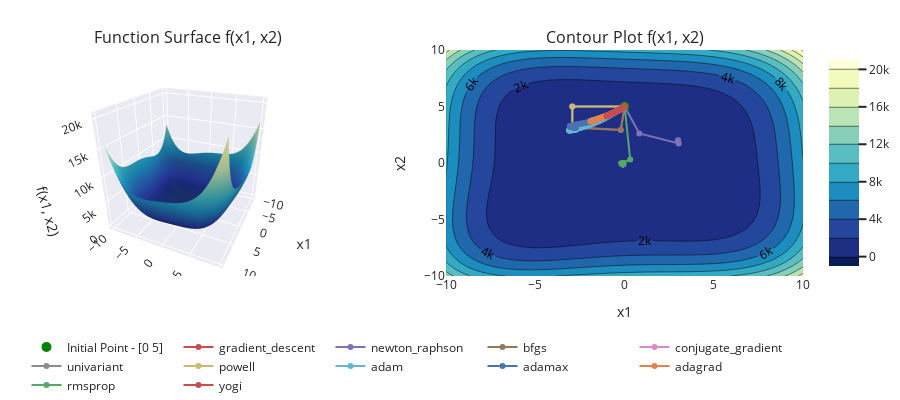

Notebook source saved alongside this figure:
### Code cell
from optymus.plots import plot_optim

plot_optim(f_obj=f, x0=initial_point, comparison=comparison)
